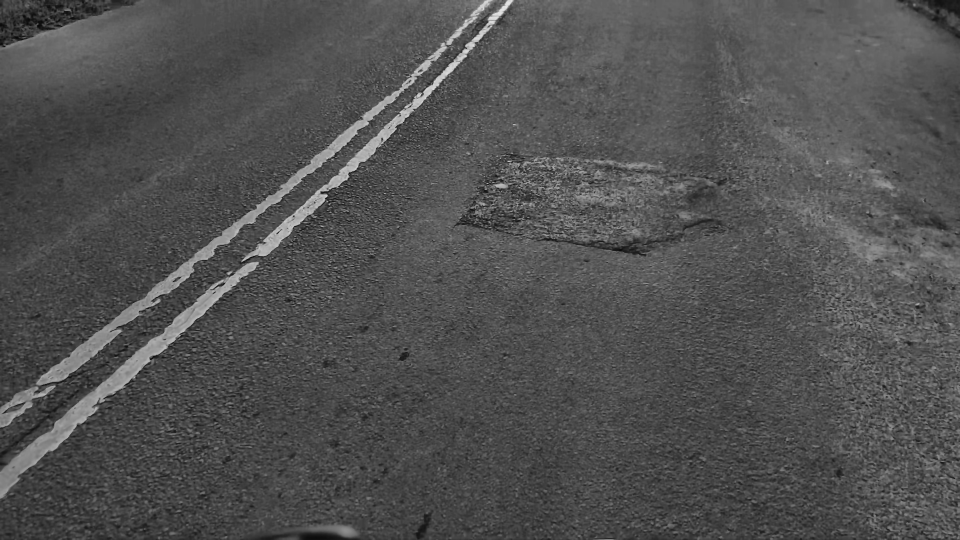
#> input picture Enhacement/Enhanced_frames/frame_00000.jpg, 1920 x 1080 px, given in place of Road_Damage.mp4, which was not available (shown at 1/2 size)
$ jupyter execute Enhacement_pipeline.ipynb   (older library calls are emulated)
#> lines starting #> are read from the running program, lines starting #| are printed output that depends on the picture
[cell 1]
import cv2
import os
import glob
import numpy as np
import matplotlib.pyplot as plt


video_path = r"D:\Downloads\IP_Project\Road_Damage.mp4"
base_dir   = r"D:\Downloads\IP_Project\Enhacement"

extract_dir = os.path.join(base_dir, "Extracted_frames")
final_dir   = os.path.join(base_dir, "Enhanced_frames")
compare_dir = os.path.join(base_dir, "Comparison_results")
log_dir     = os.path.join(base_dir, "Adaptive_logs")

for folder in [extract_dir, final_dir, compare_dir, log_dir]:
    os.makedirs(folder, exist_ok=True)


#-------- FRAME EXTRACTION-----------------

cap = cv2.VideoCapture(video_path)

if not cap.isOpened():
    print("ERROR: Cannot open video.")
    exit()

frame_count = 0
saved_count = 0
frame_skip = 1

while True:
    ret, frame = cap.read()
#> frame is the input picture: shape (1080, 1920, 3); min 6, max 231, mean 80.7

    if not ret:
        break

    frame_count += 1

    if frame_count % frame_skip != 0:
        continue

    frame = cv2.resize(frame, (640, 480))
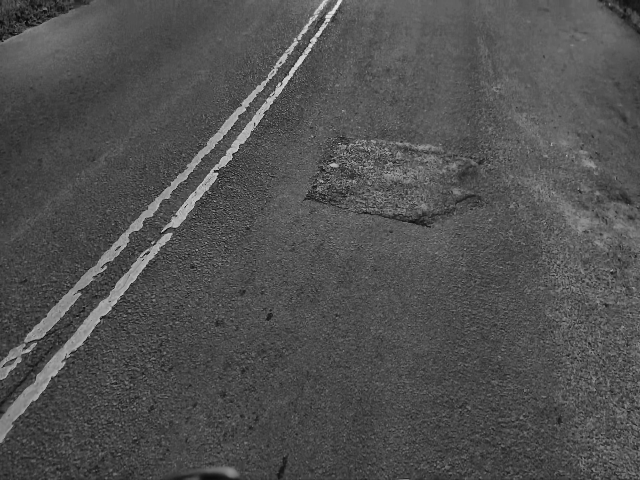
#> frame: shape (480, 640, 3); min 9, max 228, mean 80.7

    saved_count += 1
    cv2.imwrite(os.path.join(extract_dir, f"frame_{saved_count:03d}.jpg"), frame)

cap.release()

print("Extracted frames:", saved_count)


# ---------FRAME DEGRADATION ANALYSIS FUNCTIONS-----------

def analyse_frame(gray):

    mean_brightness = np.mean(gray)
    contrast = np.std(gray)
    sharpness = cv2.Laplacian(gray, cv2.CV_64F).var()

    # Noise estimation
    blur = cv2.GaussianBlur(gray, (3, 3), 0)
    noise_level = np.std(gray.astype("float") - blur.astype("float"))

    return mean_brightness, contrast, sharpness, noise_level


def decide_filters(mean_brightness, contrast, sharpness, noise_level):

    filters = []

    # Noise condition
    if noise_level > 8:
        filters.append("Median Filter")

    # Low contrast condition
    if contrast < 45:
        filters.append("CLAHE")

    # Too dark or too bright condition
    if mean_brightness < 70 or mean_brightness > 190:
        filters.append("Brightness Correction")

    # Blur condition
    if sharpness < 80:
        filters.append("Sharpening")

    return filters


# ------- ENHANCEMENT PIPELINE------------

frames = sorted(glob.glob(os.path.join(extract_dir, "*.jpg")))

log_path = os.path.join(log_dir, "adaptive_filter_log.txt")

with open(log_path, "w") as log_file:

    log_file.write("Frame, Brightness, Contrast, Sharpness, Noise, Applied Filters\n")

    for idx, path in enumerate(frames, start=1):

        original = cv2.imread(path)

        if original is None:
            continue

        gray = cv2.cvtColor(original, cv2.COLOR_BGR2GRAY)

        mean_brightness, contrast, sharpness, noise_level = analyse_frame(gray)

        filters = decide_filters(
            mean_brightness,
            contrast,
            sharpness,
            noise_level
        )

        enhanced = gray.copy()

        # -------------------------------------------------
        # Apply only selected filters
        # -------------------------------------------------

        # 1. Median Filter (if noise is high)
        if "Median Filter" in filters:
            enhanced = cv2.medianBlur(enhanced, 5)

        # 2. Brightness Correction (if too dark/bright)
        if "Brightness Correction" in filters:

            if mean_brightness < 70:
                enhanced = cv2.convertScaleAbs(
                    enhanced,
                    alpha=1.1,
                    beta=15
                )

            elif mean_brightness > 190:
                enhanced = cv2.convertScaleAbs(
                    enhanced,
                    alpha=0.85,
                    beta=-20
                )

        # 3. CLAHE (if contrast is low)
        if "CLAHE" in filters:
            clahe = cv2.createCLAHE(
                clipLimit=1.2,
                tileGridSize=(8, 8)
            )
            enhanced = clahe.apply(enhanced)

        # 4. Sharpening (if frame is blur)
        if "Sharpening" in filters:
            blur = cv2.GaussianBlur(enhanced, (0, 0), 1.0)
            enhanced = cv2.addWeighted(
                enhanced, 1.2,
                blur, -0.2,
                0
            )

        # -------------------------------------------------
        # Save final enhanced frame
        # -------------------------------------------------
        final_path = os.path.join(final_dir, f"adaptive_enhanced_{idx:03d}.jpg")
        cv2.imwrite(final_path, enhanced)

        # -------------------------------------------------
        # Save comparison image
        # -------------------------------------------------
        plt.figure(figsize=(10, 5))

        plt.subplot(1, 2, 1)
        plt.imshow(gray, cmap="gray")
        plt.title("Original Gray")
        plt.axis("off")

        plt.subplot(1, 2, 2)
        plt.imshow(enhanced, cmap="gray")
        plt.title("Adaptive Enhanced")
        plt.axis("off")

        plt.suptitle("Filters Used: " + ", ".join(filters) if filters else "Filters Used: None")

        plt.tight_layout()

        compare_path = os.path.join(compare_dir, f"adaptive_comparison_{idx:03d}.jpg")
        plt.savefig(compare_path, dpi=150)
        plt.close()

        # -------------------------------------------------
        # Write log
        # -------------------------------------------------
        log_file.write(
            f"frame_{idx:03d}, "
            f"{mean_brightness:.2f}, "
            f"{contrast:.2f}, "
            f"{sharpness:.2f}, "
            f"{noise_level:.2f}, "
            f"{filters}\n"
        )

print("Adaptive enhancement completed.")
print("Final frames saved in:", final_dir)
print("Filter log saved in:", log_path)


$ run again, on Enhacement/Enhanced_frames/frame_00005.jpg
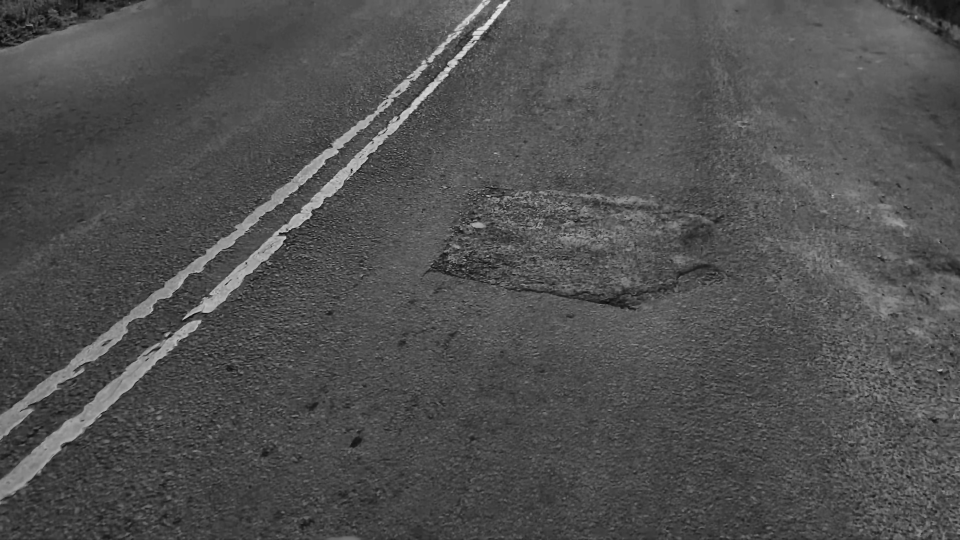
#> input picture Enhacement/Enhanced_frames/frame_00005.jpg, 1920 x 1080 px, given in place of Road_Damage.mp4, which was not available (shown at 1/2 size)
#> frame is the input picture: shape (1080, 1920, 3); min 7, max 232, mean 80.4
#> `frame = cv2.resize(frame, (640, 480))`:
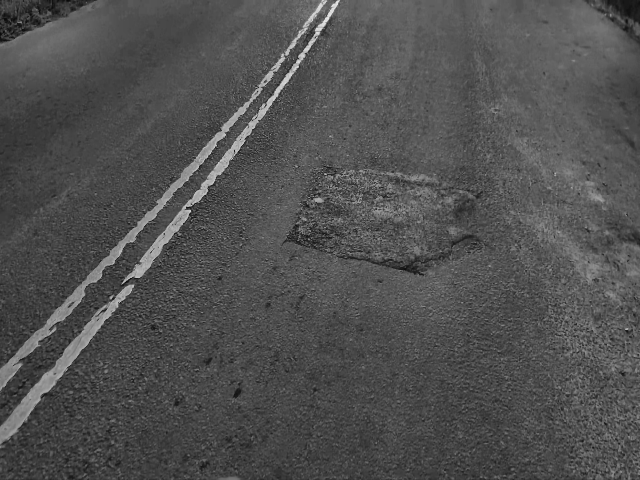
#> frame: shape (480, 640, 3); min 9, max 229, mean 80.4
